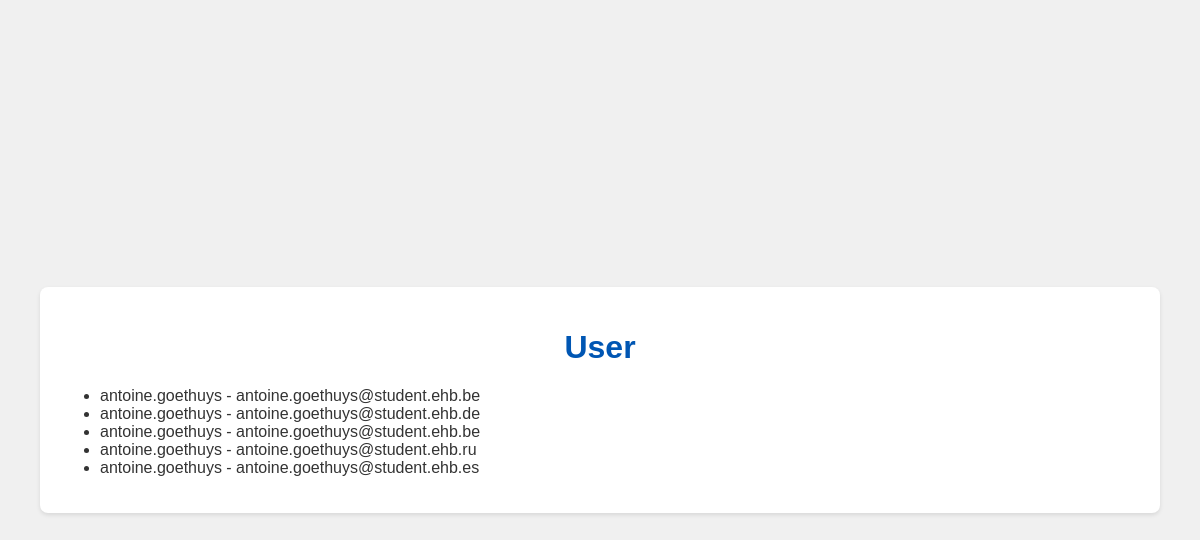
Before: / with the older database file.
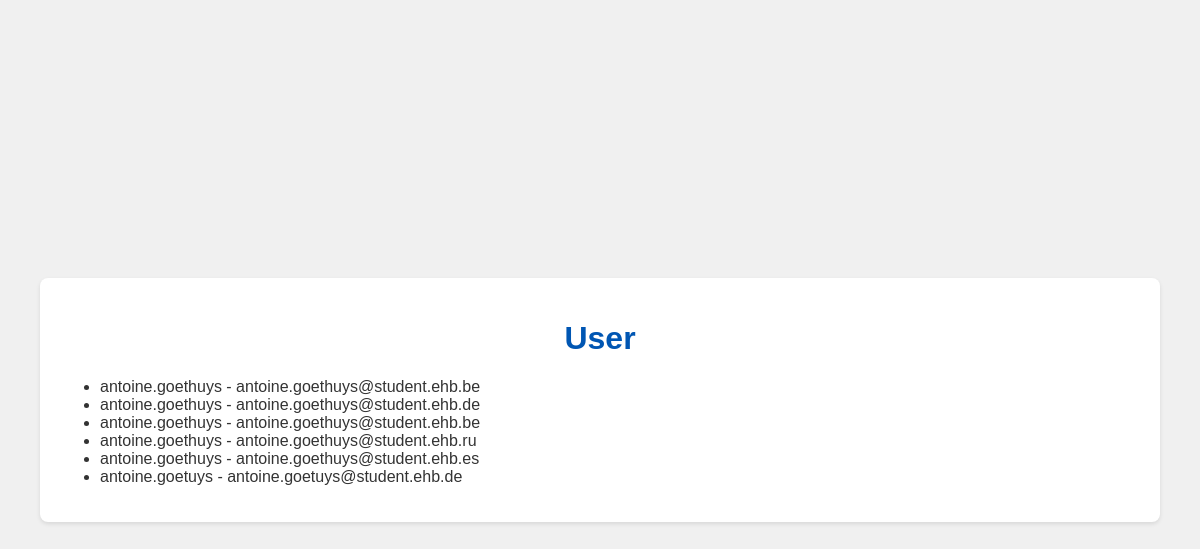
After: the same page with the newer database file.
### tables this page shows
CREATE TABLE users 
              (
               id INTEGER PRIMARY KEY, 
               username TEXT, 
               email TEXT,
               company TEXT,
               country TEXT,
               postcode TEXT,
               password TEXT
              );

### api.py (the view)
@app.route('/')
def index():
    conn = get_db_connection()
    users = conn.execute('SELECT * FROM users').fetchall()
    conn.close()
    return render_template('index.html', users=users)

### api.py (called while the page is built)
def get_db_connection():
    if not os.path.exists('data.db'):
        create_db()
    conn = sqlite3.connect('data.db')
    conn.row_factory = sqlite3.Row
    return conn

### templates/index.html (shortened to what this page needs)
{% extends "base.html" %}
{% block content %}
    <h1>User</h1>
    <ul>
        {% for user in users %}
            <li>{{ user.username }} - {{ user.email }}</li>
        {% endfor %}
    </ul>
{% endblock %}

Changed rows visible on the page:
added users: username "antoine.goetuys", email "antoine.goetuys@student.ehb.de"
